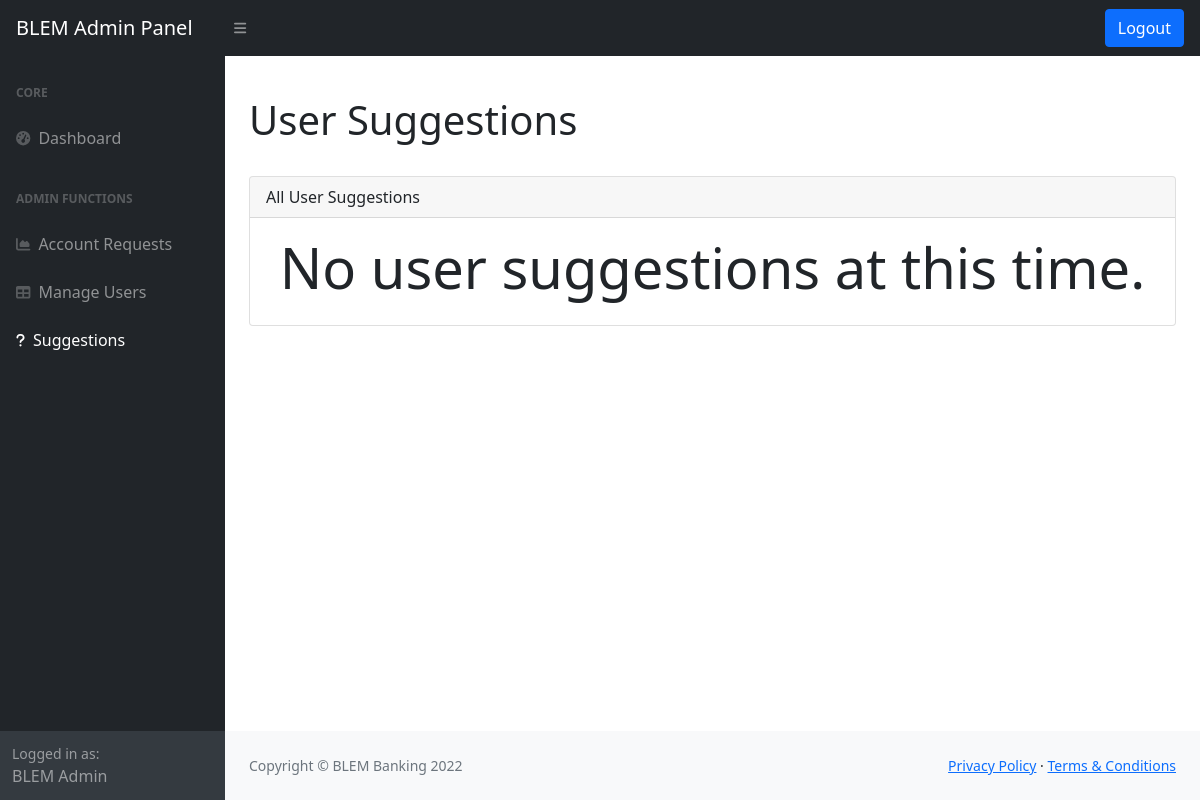
Page /pages/admin_pages/suggestions.php (signed in) on the earlier database version.
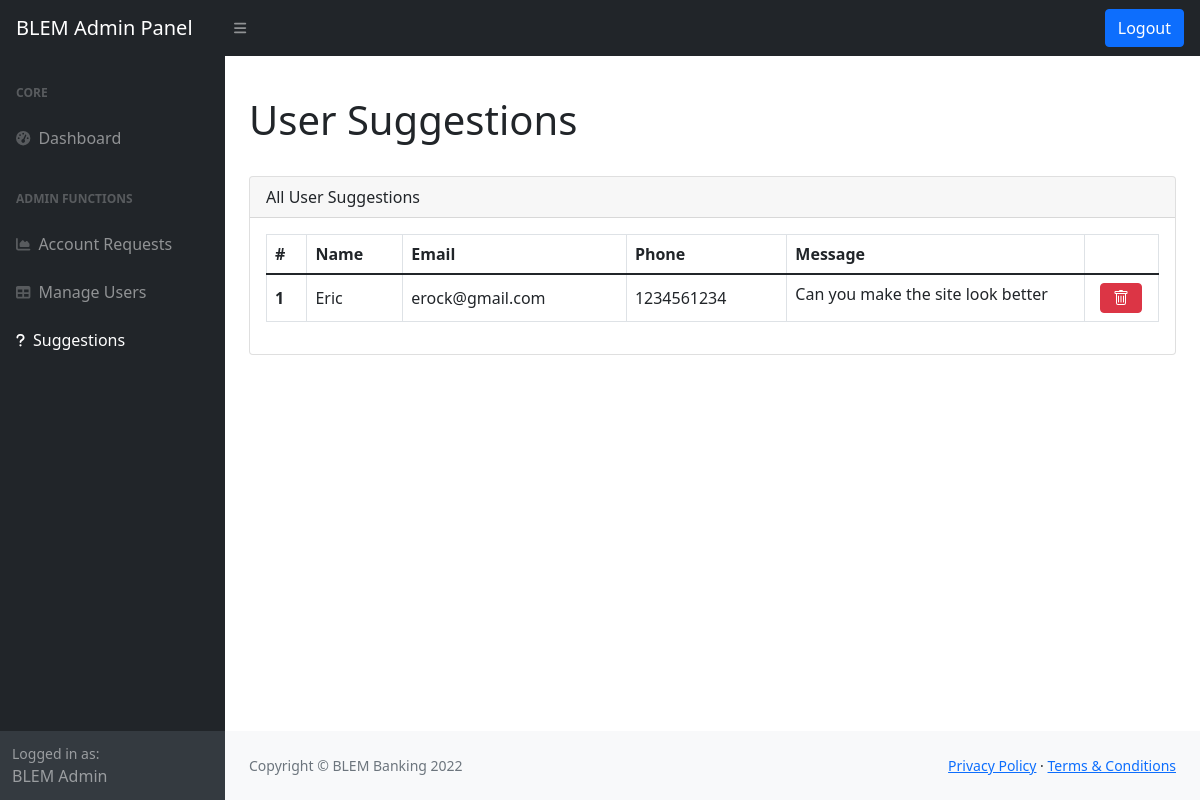
Same page on the later database version.
### tables this page shows
CREATE TABLE `suggestion` (
  `ID` int(11) NOT NULL,
  `name` varchar(255) NOT NULL,
  `email` varchar(255) NOT NULL,
  `phone` varchar(255) NOT NULL,
  `message` varchar(255) NOT NULL
);

### pages/admin_pages/suggestions.php (the view, shortened to what the changed rows need)
<?php
  include "../../lib/admin_request_handler.php";
?>
<html lang="en">
  <head>
    <link href="https://cdn.jsdelivr.net/npm/simple-datatables@latest/dist/style.css" rel="stylesheet" />
    <link href="../../styles/admin_styles.css" rel="stylesheet" />
  </head>
    <body class="sb-nav-fixed">
      <div id="layoutSidenav">
          <div id="layoutSidenav_content">
              <main>
                  <div class="container-fluid px-4">
                      <h1 class="mt-4">User Suggestions</h1>
                      <div class="card mb-4">
                          <div class="card-body">
                              <?php
                                $query = "SELECT * FROM `suggestion`";
                                $result = $db->query($query);
                                if ($result->num_rows == 0) {
                                  echo '<div class="no-requests">';
                                  echo '<h3 class="display-4" style="text-align: center;">No user suggestions at this time.</h3>';
                                  echo '</div>';
                                }else{
                                  echo '<table class="table table-bordered">';
                                  echo '<thead>';
                                  echo '<tr>';
                                  echo '<th class="align-middle" scope="col">#</th>';
                                  echo '<th class="align-middle" scope="col">Name</th>';
                                  echo '<th class="align-middle" scope="col">Email</th>';
                                  echo '<th class="align-middle" scope="col">Phone</th>';
                                  echo '<th class="align-middle" scope="col">Message</th>';
                                  echo '<th class="align-middle" scope="col"></th>';
                                  echo '</tr>';
                                  echo '</thead>';
                                  echo '<tbody>';
                                  $count = 1;
                                  while ($row = $result->fetch_assoc()) {
                                    echo '<tr>';
                                    echo '<form action="" method="post">';
                                    echo '<th class="align-middle" scope="row">'.$count.'</th>';
                                    echo '<td class="align-middle">'.openssl_decrypt($row['name'], $_SESSION['ciphering'], $_SESSION['key'], $_SESSION['options'], $_SESSION['encryption_iv']).'</td>';
                                    echo '<td class="align-middle">'.openssl_decrypt($row['email'], $_SESSION['ciphering'], $_SESSION['key'], $_SESSION['options'], $_SESSION['encryption_iv']).'</td>';
                                    echo '<td class="align-middle">'.openssl_decrypt($row['phone'], $_SESSION['ciphering'], $_SESSION['key'], $_SESSION['options'], $_SESSION['encryption_iv']).'</td>';
                                    echo '<td class="col-md-4 col-md-4-5">'.openssl_decrypt($row['message'], $_SESSION['ciphering'], $_SESSION['key'], $_SESSION['options'], $_SESSION['encryption_iv']).'</td>';
                                    echo '<td class="col-1">';
                                    echo '<center>';
                                    echo '<button name="remove_suggestion" class="btn btn-danger form-inline">';
                                    echo '</button>';
                                    echo '</td>';
                                    echo '</form>';
                                    echo '</tr>';
                                    $count++;
                                  }
                                  echo '</tbody>';
                                  echo '</table>';
                                }
                              ?>
                          </div>
                      </div>
                  </div>
              </main>
          </div>
      </div>
  </body>
</html>

Differences in the rows shown:
added suggestion: name "Eric", email "erock@gmail.com", phone "1234561234", message "Can you make the site look better"
Other differences:
text no longer shown: "No user suggestions at this time."
text now shown: "# Name Email Phone Message"
